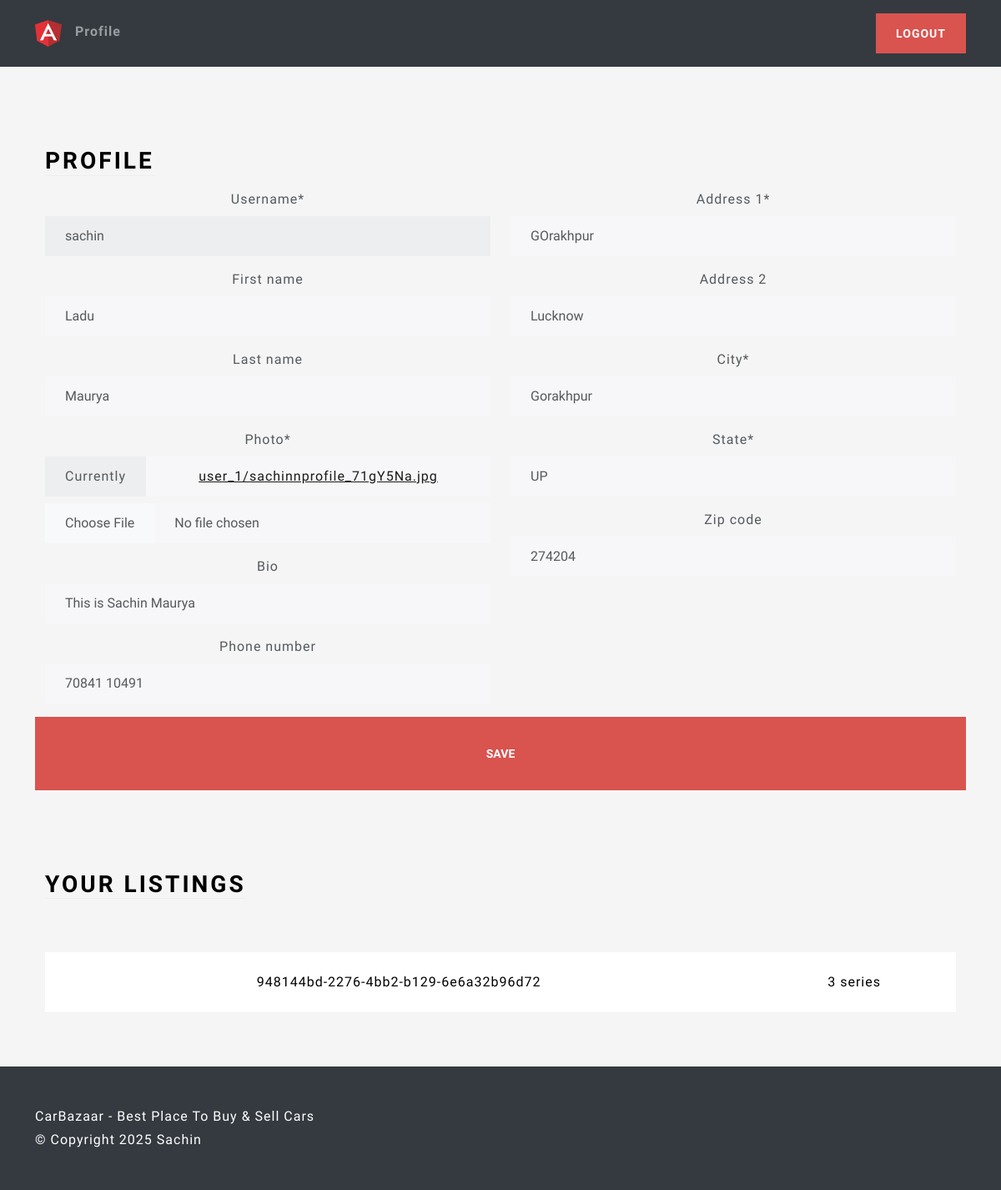
/profile/ (signed in), run on an earlier commit of the app's database.
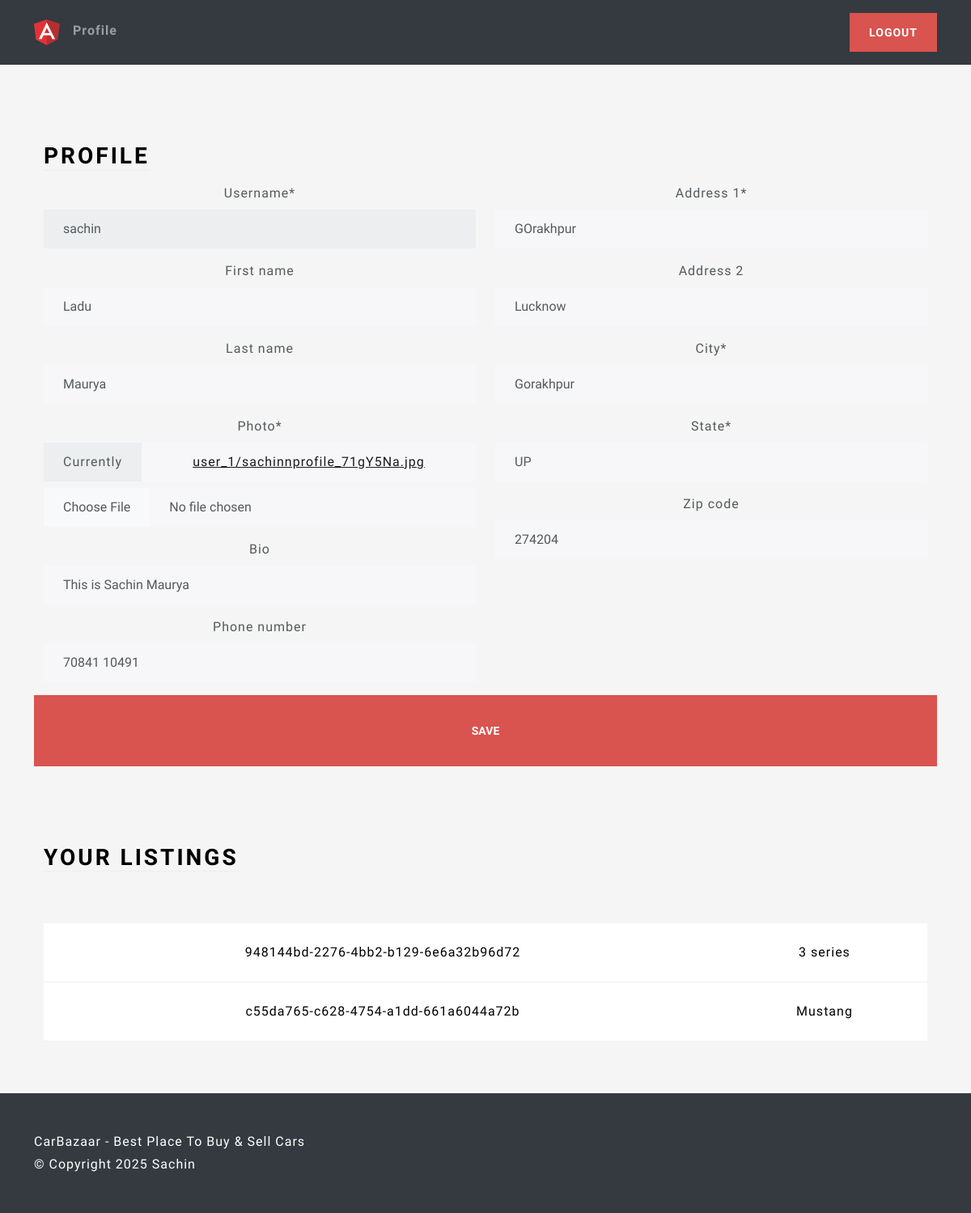
And on a later commit of the database.
### mainapp/models.py (models this page shows, shortened)
class Listing(models.Model):
    id=models.UUIDField(primary_key=True, default=uuid.uuid4,unique=True, editable=False)
    created_at=models.DateTimeField(auto_now_add=True)
    updated_at=models.DateTimeField(auto_now=True)
    seller=models.ForeignKey(Profile, on_delete=models.CASCADE) #when profile get deleted, all listings will be deleted
    brands=models.CharField(max_length=30,choices=CAR_BRANDS,default=None)
    model=models.CharField(max_length=100)
    plateNumber=models.CharField(max_length=10)
    mileage=models.IntegerField(default=0)
    color=models.CharField(max_length=30,default='white')
    description=models.TextField()
    engine=models.CharField(max_length=30)
    transmission=models.CharField(max_length=30,choices=TRANSMISSION,default=None)
    location=models.OneToOneField(Location,on_delete=models.SET_NULL,null=True)
    image=models.ImageField(upload_to=user_listing_path)

### users/views.py (the view, shortened to what this page needs)
# urls.py: path('profile/',ProfileView.as_view(),name='profile'),
@method_decorator(login_required,name='dispatch')
class ProfileView(View):
    def get(self,request):
        user_listing=Listing.objects.filter(seller=request.user.profile)
        user_form=UserForm(instance=request.user)
        profile_form=ProfileForm(instance=request.user.profile)
        location_form=LocationForm(instance=request.user.profile.location)
        return render(request,'views/profile.html',{'user_form':user_form,'profile_form':profile_form,'location_form':location_form,'user_listing':user_listing})

### users/forms.py
class UserForm(forms.ModelForm):
    username=forms.CharField(disabled=True)
    class Meta:
        model=User
        fields=('username','first_name','last_name')

class ProfileForm(forms.ModelForm):
    class Meta:
        model=Profile
        fields=('photo','bio','phone_number')

### users/templates/views/profile.html (shortened to what this page needs)
{% extends "base/base.html" %}
{% load static %}
{% load crispy_forms_tags %}
{% block 'body' %}
<div class="container-fluid text-center py-5">
    <div class="container px-4 py-5" id="hanging-icons">
        <div class="row g-4">
            <div class="col d-flex align-items-start">
                <div>
                    <h2 class="mb-3 border-bottom" style="color: black">Profile</h2>
                </div>
            </div>
        </div>
        <form action="" method="post" enctype="multipart/form-data">
            <div class="row">
                <div class="col-6">
                    {{ user_form|crispy }}
                    {{ profile_form|crispy }}
                </div>
                <div class="col-6">
                    {{ location_form|crispy }}
                </div>
                <br>
                <button class="btn btn-lg btn-danger" type="submit" value="Submit">Save</button>
            </div>
        </form>
    </div>
    <div class="container px-4">
        <div class="row g-4 py-5">
            <div class="col d-flex align-items-start">
                <div>
                    <h2 class="mb-3 border-bottom" style="color: black">Your Listings</h2>
                </div>
            </div>
        </div>
        <table class="table table-hover">
            <tbody>
                {% for listing in user_listing %}
                <tr>
                    <td>{{listing.id}}</td>
                    <td>{{listing.model}}</td>
                </tr>
                {% endfor %}
            </tbody>
        </table>
    </div>
</div>
{% endblock %}

What changed in the data, as far as the page shows it:
added Listing: id "c55da765-c628-4754-a1dd-661a6044a72b", model "Mustang"
